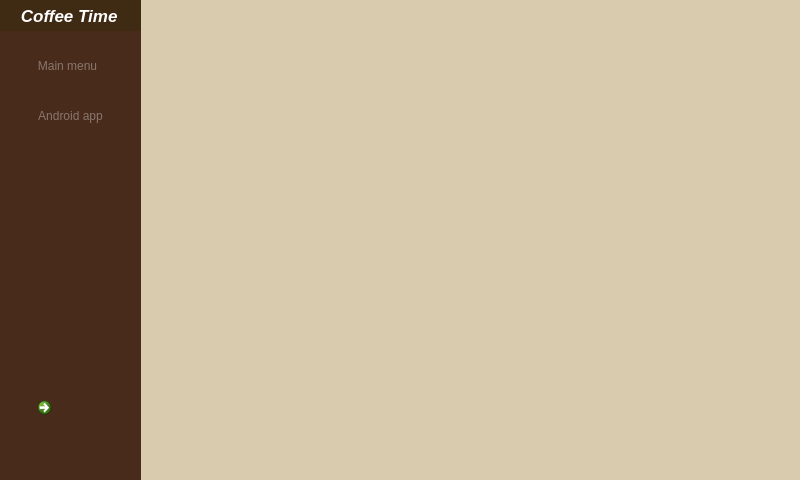
<?xml version="1.0" encoding="UTF-8"?>
<ui version="4.0">
 <class>MainWindow</class>
 <widget class="QMainWindow" name="MainWindow">
  <property name="enabled">
   <bool>true</bool>
  </property>
  <property name="geometry">
   <rect>
    <x>0</x>
    <y>0</y>
    <width>800</width>
    <height>480</height>
   </rect>
  </property>
  <property name="cursor">
   <cursorShape>ArrowCursor</cursorShape>
  </property>
  <property name="windowTitle">
   <string>MainWindow</string>
  </property>
  <property name="styleSheet">
   <string notr="true">background : rgb(217, 203, 174);
border: none;</string>
  </property>
  <widget class="QWidget" name="centralwidget">
   <widget class="QWidget" name="menu" native="true">
    <property name="geometry">
     <rect>
      <x>0</x>
      <y>0</y>
      <width>141</width>
      <height>491</height>
     </rect>
    </property>
    <property name="styleSheet">
     <string notr="true">background:rgb(72, 43, 27)</string>
    </property>
    <widget class="QLineEdit" name="lineEdit_2">
     <property name="geometry">
      <rect>
       <x>0</x>
       <y>0</y>
       <width>141</width>
       <height>31</height>
      </rect>
     </property>
     <property name="font">
      <font>
       <pointsize>13</pointsize>
       <weight>75</weight>
       <italic>true</italic>
       <bold>true</bold>
       <underline>false</underline>
      </font>
     </property>
     <property name="styleSheet">
      <string notr="true">color : white;
background-color : #3f2a14</string>
     </property>
     <property name="text">
      <string>    Coffee Time</string>
     </property>
     <property name="readOnly">
      <bool>true</bool>
     </property>
    </widget>
    <widget class="QCommandLinkButton" name="commandLinkButton_2">
     <property name="geometry">
      <rect>
       <x>30</x>
       <y>390</y>
       <width>81</width>
       <height>91</height>
      </rect>
     </property>
     <property name="focusPolicy">
      <enum>Qt::NoFocus</enum>
     </property>
     <property name="contextMenuPolicy">
      <enum>Qt::NoContextMenu</enum>
     </property>
     <property name="styleSheet">
      <string notr="true">:hover { background-color : rgb(0,0,0,0)}</string>
     </property>
     <property name="text">
      <string/>
     </property>
     <property name="icon">
      <iconset>
       <normaloff>../res/coffee.png</normaloff>../res/coffee.png</iconset>
     </property>
     <property name="iconSize">
      <size>
       <width>80</width>
       <height>80</height>
      </size>
     </property>
    </widget>
    <widget class="QPushButton" name="pushButton_2">
     <property name="geometry">
      <rect>
       <x>-3</x>
       <y>50</y>
       <width>141</width>
       <height>31</height>
      </rect>
     </property>
     <property name="focusPolicy">
      <enum>Qt::NoFocus</enum>
     </property>
     <property name="contextMenuPolicy">
      <enum>Qt::NoContextMenu</enum>
     </property>
     <property name="styleSheet">
      <string notr="true">color : rgba(255,255,255,90);</string>
     </property>
     <property name="text">
      <string>Main menu</string>
     </property>
     <property name="icon">
      <iconset>
       <normaloff>../res/homeIcon.png</normaloff>../res/homeIcon.png</iconset>
     </property>
     <property name="iconSize">
      <size>
       <width>15</width>
       <height>15</height>
      </size>
     </property>
    </widget>
    <widget class="QPushButton" name="pushButton_3">
     <property name="geometry">
      <rect>
       <x>0</x>
       <y>100</y>
       <width>141</width>
       <height>31</height>
      </rect>
     </property>
     <property name="focusPolicy">
      <enum>Qt::NoFocus</enum>
     </property>
     <property name="contextMenuPolicy">
      <enum>Qt::NoContextMenu</enum>
     </property>
     <property name="styleSheet">
      <string notr="true">color : rgba(255,255,255,90);</string>
     </property>
     <property name="text">
      <string>Android app</string>
     </property>
     <property name="icon">
      <iconset>
       <normaloff>../res/androidIcon.png</normaloff>../res/androidIcon.png</iconset>
     </property>
     <property name="iconSize">
      <size>
       <width>15</width>
       <height>15</height>
      </size>
     </property>
    </widget>
   </widget>
  </widget>
 </widget>
 <resources/>
 <connections/>
</ui>
